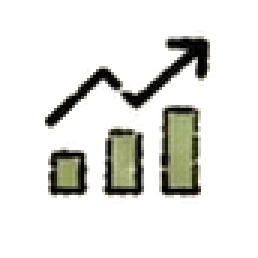
#> input picture miniapp/miniprogram/assets/nav/nav-growth.png, 86 x 86 px, given in place of icon-feeding.png, which was not available (shown 3 times larger)
$ python normalize-visual-assets.py
#> lines starting #> are read from the running program, lines starting #| are printed output that depends on the picture
#> in open_image, image is the input picture: PIL image 86x86 RGBA; mean R, G, B, A 88.9, 87.6, 80.4, 47.7
#!/usr/bin/env python3
"""Build transparent, padded mini-program assets from the approved source artwork.

This is a mechanical cleanup pass only: it does not redraw or AI-regenerate any
illustration.  It removes screenshot paper backplates, restores known crops, and
packs every standalone decoration inside a transparent safety area.
"""

from __future__ import annotations

from collections import deque
from pathlib import Path
from statistics import median
from typing import Iterable

from PIL import Image, ImageFilter


PROJECT = Path(__file__).resolve().parents[2]
PUBLIC = PROJECT / "public" / "assets" / "baby"
ASSETS = PROJECT / "miniapp" / "miniprogram" / "assets"


def border_color(image: Image.Image) -> tuple[int, int, int]:
    rgb = image.convert("RGB")
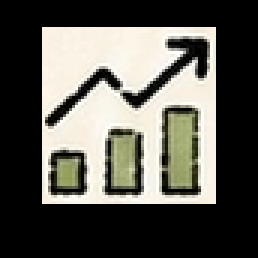
#> rgb: PIL image 86x86 RGB (shown 3 times larger); mean R, G, B 88.9, 87.6, 80.4
    width, height = rgb.size
#> width = 86; height = 86
    sample: list[tuple[int, int, int]] = []
    depth = max(2, min(width, height) // 40)
#> depth = 2
    for y in range(height):
        for x in range(width):
            if x < depth or x >= width - depth or y < depth or y >= height - depth:
                r, g, b = rgb.getpixel((x, y))
                if max(r, g, b) > 150:
                    sample.append((r, g, b))
#> after the loop, sample = []
    if not sample:
        sample = list(rgb.getdata())
#> sample = 7396 items, first 6: (0, 0, 0), (0, 0, 0), (0, 0, 0), (0, 0, 0), (0, 0, 0), (0, 0, 0)
    return (
        int(median(pixel[0] for pixel in sample)),
        int(median(pixel[1] for pixel in sample)),
        int(median(pixel[2] for pixel in sample)),
    )


def remove_flat_backplate(
    image: Image.Image,
    *,
    low: float = 18.0,
    high: float = 62.0,
) -> Image.Image:
    """Remove only paper pixels connected to the image boundary.

    A global color key also deletes the cream fill inside white bears, babies,
    books and calendar pages.  Flooding inward from the canvas edge keeps those
    enclosed light regions intact while still removing the screenshot panel.
    """
    source = image.convert("RGBA")
    bg_r, bg_g, bg_b = border_color(source)
#> bg_r = 0; bg_g = 0; bg_b = 0
    pixels = source.load()
    width, height = source.size
#> width = 86; height = 86

    distances: list[float] = [0.0] * (width * height)
#> distances = 7396 values from 0 to 0
    for y in range(source.height):
        for x in range(source.width):
            r, g, b, _ = pixels[x, y]
            distances[y * width + x] = (
                (r - bg_r) ** 2 + (g - bg_g) ** 2 + (b - bg_b) ** 2
            ) ** 0.5
#> after the loop, distances = 7396 values, max 441.7 at index 1522, min 0 at index 0, mean 148.6

    # Dark/colored strokes form a temporary barrier.  A tiny dilation closes
    # antialiasing gaps in the hand-drawn contour, so paper-colored body fills
    # do not leak into the outside background during the flood.
    barrier = Image.new("L", (width, height), 0)
#> barrier: PIL image 86x86 L; every value is 0
#> (the run stopped early here; a loop or call above may not have finished)

$ run again, on miniapp/miniprogram/assets/v5/fab-add.png
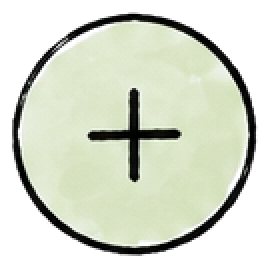
#> input picture miniapp/miniprogram/assets/v5/fab-add.png, 135 x 134 px, given in place of icon-feeding.png, which was not available (shown 2 times larger)
#> in open_image, image is the input picture: PIL image 135x134 RGBA; mean R, G, B, A 53.5, 77.8, 9.3, 54.7
#> in border_color, `rgb = image.convert("RGB")`:
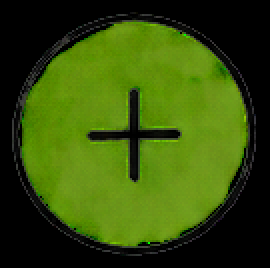
#> rgb: PIL image 135x134 RGB (shown 2 times larger); mean R, G, B 53.5, 77.8, 9.3
#> after the loop in border_color, `for y in range(height):`: sample = []
#> in border_color, `sample = list(rgb.getdata())`: sample = 18090 items, first 6: (0, 0, 0), (0, 0, 0), (0, 0, 0), (0, 0, 0), (0, 0, 0), (0, 0, 0)
#> bg_r = 73; bg_g = 120; bg_b = 3
#> after the loop in remove_flat_backplate, `for y in range(source.height):`: distances = 18090 values, max 153.5 at index 2387, min 3 at index 5108, mean 84.82
#> barrier: PIL image 135x134 L; every value is 0

$ run again, on miniapp/miniprogram/assets/v5/ill-album-camera.png
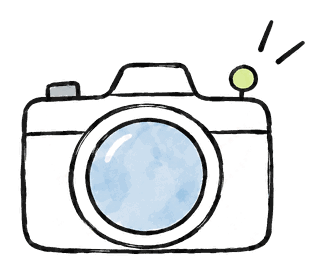
#> input picture miniapp/miniprogram/assets/v5/ill-album-camera.png, 325 x 274 px, given in place of icon-feeding.png, which was not available
#> in open_image, image is the input picture: PIL image 325x274 P; mean R, G, B, A 8.2, 16.8, 24.1, 31.9
#> in border_color, `rgb = image.convert("RGB")`:
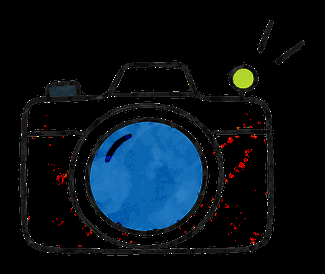
#> rgb: PIL image 325x274 RGB; mean R, G, B 8.2, 16.8, 24.1
#> after the loop in border_color, `for y in range(height):`: sample = []
#> in border_color, `sample = list(rgb.getdata())`: sample = 89050 items
#> bg_r = 0
#> after the loop in remove_flat_backplate, `for y in range(source.height):`: distances = 89050 items
#> barrier: PIL image 325x274 L; every value is 0
